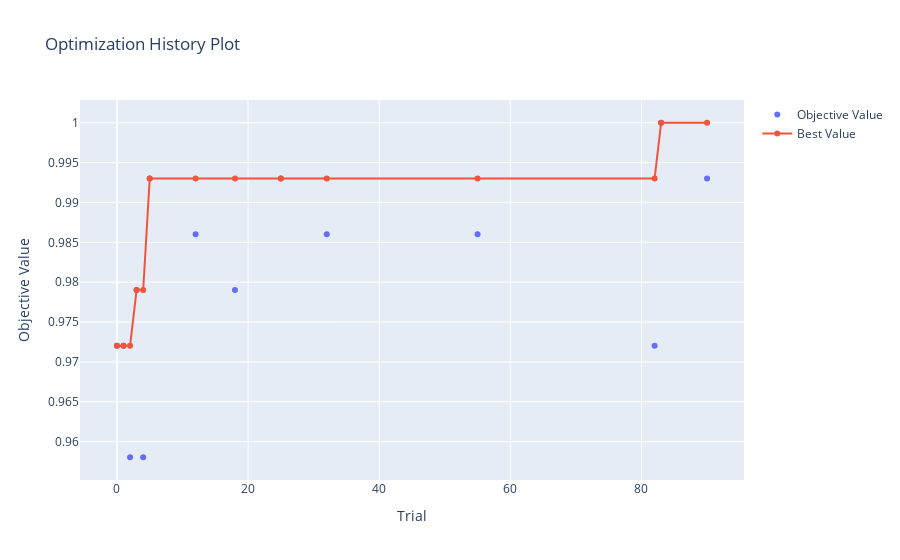

The cell this chart's notebook holds for it:
### Markdown cell above
## Plot functions
Visualize the optimization history. See :func:`~optuna.visualization.plot_optimization_history` for the details.

### Code cell
plot_optimization_history(study)

### Figure 1 — Plotly figure (JSON) as saved in the notebook; plotly's stock layout.template omitted (floating-point values rounded to 4 significant figures)
{"data": [{"mode": "markers", "name": "Objective Value", "type": "scatter", "x": [0, 1, 2, 3, 4, 5, 12, 18, 25, 32, 55, 82, 83, 90], "y": [0.972, 0.972, 0.958, 0.979, 0.958, 0.993, 0.986, 0.979, 0.993, 0.986, 0.986, 0.972, 1, 0.993]}, {"name": "Best Value", "type": "scatter", "x": [0, 1, 2, 3, 4, 5, 12, 18, 25, 32, 55, 82, 83, 90], "y": [0.972, 0.972, 0.972, 0.979, 0.979, 0.993, 0.993, 0.993, 0.993, 0.993, 0.993, 0.993, 1, 1]}], "layout": {"title": {"text": "Optimization History Plot"}, "xaxis": {"title": {"text": "Trial"}}, "yaxis": {"title": {"text": "Objective Value"}}}}
